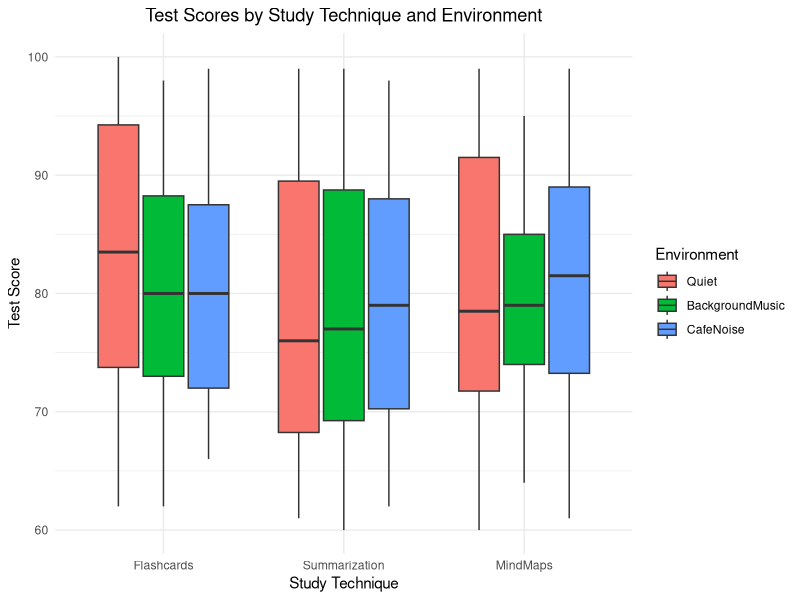

Source code (R): (Note: this script raises an error after producing the figure.)
# Define the levels for each factor
study_techniques <- c("Flashcards", "Summarization", "MindMaps")
study_environments <- c("Quiet", "BackgroundMusic", "CafeNoise")

# Create a data frame with all combinations of study technique and environment
study_design <- expand.grid(Technique = study_techniques, Environment = study_environments)

# Repeat each combination to simulate multiple students per group
students_per_group <- 30
study_design <- study_design[rep(seq_len(nrow(study_design)), each = students_per_group), ]

# Generate random test scores for each student
set.seed(123) # For reproducibility
study_design$TestScore <- round(runif(length(study_design$Technique), min = 60, max = 100), digits = 0)

# Now, the corrected dataset 'study_design' includes the 'TestScore' variable correctly
# Let's try plotting again

library(ggplot2)

ggplot(study_design, aes(x = Technique, y = TestScore, fill = Environment)) +
  geom_boxplot() +
  theme_minimal() +
  labs(title = "Test Scores by Study Technique and Environment",
       x = "Study Technique",
       y = "Test Score") +
  theme(plot.title = element_text(hjust = 0.5))

write.csv(study_design,file='study_data.csv')

study_data <- read.csv("study_data.csv")

str(study_data)
summary(study_data)


ggplot(study_data, aes(x = Technique, y = TestScore, fill = Environment)) +
  geom_boxplot() +
  facet_wrap(~Environment) +
  theme_minimal() +
  labs(title = "Test Scores by Study Technique and Environment",
       x = "Study Technique",
       y = "Test Score")

shapiro.test(residuals(aov(TestScore ~ Technique * Environment, data = study_data)))

library(car)
leveneTest(TestScore ~ Technique * Environment, data = study_data)

model <- aov(TestScore ~ Technique * Environment, data = study_data)

summary(model)

TukeyHSD(model)

